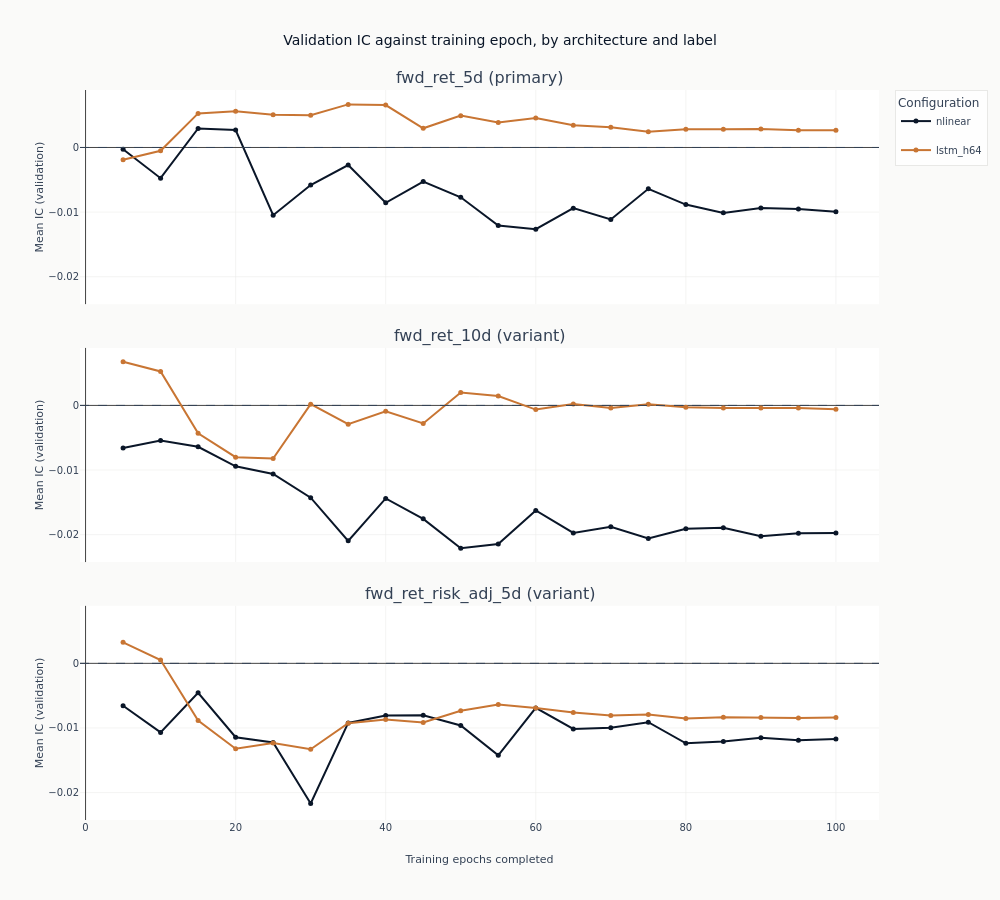

The notebook cell this image was saved under:
### Markdown cell above
### What more training does

Each line traces one configuration's out-of-sample IC as epochs are added to it, in its own
label's panel. This is the figure the checkpoint dimension exists to produce, and it separates two
things a single end-of-training number cannot.

A line that rises and then falls has an interior optimum: the network was still learning, then
began fitting the training window at the expense of the validation folds. A line that wanders
around zero without trend never had anything to learn in the first place, and its highest point is
wherever the noise happened to peak. Both produce a respectable-looking maximum, which is why the
maximum is not what a configuration is judged on.

The panels share one vertical scale. Stacking them is what makes the labels comparable, and
rescaling each to fill its own row would make three different spreads look alike.

### Code cell
curves = catalog.filter("full_coverage").sort("label", "config_name", "checkpoint_value")
charted = set(curves.get_column("config_name"))
# Menu order, which is the order section 1 showed and the order that puts the memoryless baseline
# first. Sorting on the formatted parameter string would order by architecture name instead.
config_order = [
    name
    for name in configs.get_column("config_name").unique(maintain_order=True)
    if name in charted
]
line_colors = [COLORS["blue"], COLORS["copper"], COLORS["amber"], COLORS["positive"]]
if len(config_order) > len(line_colors):
    raise ValueError(
        f"{len(config_order)} configurations against {len(line_colors)} distinct line colours; "
        "add colours rather than letting two configurations share one"
    )
color_of = dict(zip(config_order, line_colors, strict=False))

fig_curves = make_subplots(
    rows=len(panel_labels),
    cols=1,
    shared_xaxes=True,
    vertical_spacing=0.06,
    subplot_titles=[
        f"{label} ({'primary' if label == primary else 'variant'})" for label in panel_labels
    ],
)
for row, label in enumerate(panel_labels, start=1):
    panel = curves.filter(pl.col("label") == label)
    for config_name in config_order:
        series = panel.filter(pl.col("config_name") == config_name).sort("checkpoint_value")
        if not series.height:
            continue
        fig_curves.add_trace(
            go.Scatter(
                x=series.get_column("checkpoint_value").to_list(),
                y=series.get_column("ic_mean").to_list(),
                mode="lines+markers",
                name=config_name,
                legendgroup=config_name,
                showlegend=row == 1,
                line=dict(color=color_of[config_name], width=2),
                marker=dict(size=5, color=color_of[config_name]),
            ),
            row=row,
            col=1,
        )
    fig_curves.add_hline(
        y=0, line_width=1, line_dash="dash", line_color=COLORS["neutral"], row=row, col=1
    )
    fig_curves.update_yaxes(title_text="Mean IC (validation)", row=row, col=1)
    # `shared_yaxes` matches axes across columns, so with one column it does nothing. Matching
    # every row to the first is what puts the labels on one vertical scale.
    if row > 1:
        fig_curves.update_yaxes(matches="y", row=row, col=1)
fig_curves.update_xaxes(title_text="Training epochs completed", row=len(panel_labels), col=1)
fig_curves.update_layout(
    title="Validation IC against training epoch, by architecture and label",
    height=300 * len(panel_labels),
    width=1000,
    margin=dict(t=90),
    legend=dict(title_text="Configuration"),
)
# The span of each panel and how many of its lines cross zero are facts about the frame, so the
# description reads them rather than asserting a shape the next run may not have.
panel_facts = {
    row["label"]: row
    for row in curves.group_by("label")
    .agg(
        lowest=pl.col("ic_mean").min(),
        highest=pl.col("ic_mean").max(),
        total=pl.col("config_name").n_unique(),
        below=pl.col("config_name").filter(pl.col("ic_mean") < 0).n_unique(),
    )
    .to_dicts()
}
panel_text = ". ".join(
    "The {} panel spans {:+.3f} to {:+.3f}, with {} of its {} lines dipping below zero at some "
    "checkpoint".format(
        label,
        panel_facts[label]["lowest"],
        panel_facts[label]["highest"],
        panel_facts[label]["below"],
        panel_facts[label]["total"],
    )
    for label in panel_labels
)
show_plotly_with_alt(
    fig_curves,
    "Stacked line charts, one panel per label sharing a vertical scale, of mean validation "
    "information coefficient against training epochs completed, one line per architecture with a "
    f"dashed zero line in each panel. Counted from the frame: {panel_text}.",
)

### Figure 1 — Plotly figure (JSON) as saved in the notebook; plotly's stock layout.template omitted (floating-point values rounded to 4 significant figures)
{"data": [{"legendgroup": "nlinear", "line": {"color": "#0a1628", "width": 2}, "marker": {"color": "#0a1628", "size": 5}, "mode": "lines+markers", "name": "nlinear", "showlegend": true, "type": "scatter", "x": [5, 10, 15, 20, 25, 30, 35, 40, 45, 50, 55, 60, 65, 70, 75, 80, 85, 90, 95, 100], "xaxis": "x", "y": [-0.0002668, -0.004754, 0.002949, 0.002699, -0.01048, -0.005818, -0.002726, -0.008564, -0.005265, -0.007705, -0.01208, -0.01265, -0.009388, -0.01114, -0.006398, -0.008836, -0.01012, -0.009367, -0.009519, -0.009927], "yaxis": "y"}, {"legendgroup": "lstm_h64", "line": {"color": "#C87533", "width": 2}, "marker": {"color": "#C87533", "size": 5}, "mode": "lines+markers", "name": "lstm_h64", "showlegend": true, "type": "scatter", "x": [5, 10, 15, 20, 25, 30, 35, 40, 45, 50, 55, 60, 65, 70, 75, 80, 85, 90, 95, 100], "xaxis": "x", "y": [-0.00189, -0.000508, 0.005275, 0.005619, 0.005084, 0.004977, 0.00667, 0.006564, 0.002969, 0.004929, 0.003865, 0.004578, 0.003458, 0.003141, 0.002429, 0.002838, 0.00283, 0.002853, 0.002659, 0.002669], "yaxis": "y"}, {"legendgroup": "nlinear", "line": {"color": "#0a1628", "width": 2}, "marker": {"color": "#0a1628", "size": 5}, "mode": "lines+markers", "name": "nlinear", "showlegend": false, "type": "scatter", "x": [5, 10, 15, 20, 25, 30, 35, 40, 45, 50, 55, 60, 65, 70, 75, 80, 85, 90, 95, 100], "xaxis": "x2", "y": [-0.006575, -0.005425, -0.006403, -0.009417, -0.01061, -0.01428, -0.02096, -0.01439, -0.01755, -0.0221, -0.02145, -0.01625, -0.01973, -0.01878, -0.02059, -0.01909, -0.01894, -0.02024, -0.01979, -0.01973], "yaxis": "y2"}, {"legendgroup": "lstm_h64", "line": {"color": "#C87533", "width": 2}, "marker": {"color": "#C87533", "size": 5}, "mode": "lines+markers", "name": "lstm_h64", "showlegend": false, "type": "scatter", "x": [5, 10, 15, 20, 25, 30, 35, 40, 45, 50, 55, 60, 65, 70, 75, 80, 85, 90, 95, 100], "xaxis": "x2", "y": [0.006755, 0.005261, -0.004322, -0.008016, -0.008225, 0.0001957, -0.002902, -0.0008927, -0.002797, 0.002007, 0.001452, -0.0006432, 0.0002084, -0.0003889, 0.0001904, -0.0002709, -0.0003947, -0.0003979, -0.0004107, -0.0006044], "yaxis": "y2"}, {"legendgroup": "nlinear", "line": {"color": "#0a1628", "width": 2}, "marker": {"color": "#0a1628", "size": 5}, "mode": "lines+markers", "name": "nlinear", "showlegend": false, "type": "scatter", "x": [5, 10, 15, 20, 25, 30, 35, 40, 45, 50, 55, 60, 65, 70, 75, 80, 85, 90, 95, 100], "xaxis": "x3", "y": [-0.006553, -0.01068, -0.004555, -0.01143, -0.01224, -0.02169, -0.009222, -0.008073, -0.00802, -0.009614, -0.01424, -0.006896, -0.01014, -0.009956, -0.009114, -0.01238, -0.0121, -0.0115, -0.0119, -0.01171], "yaxis": "y3"}, {"legendgroup": "lstm_h64", "line": {"color": "#C87533", "width": 2}, "marker": {"color": "#C87533", "size": 5}, "mode": "lines+markers", "name": "lstm_h64", "showlegend": false, "type": "scatter", "x": [5, 10, 15, 20, 25, 30, 35, 40, 45, 50, 55, 60, 65, 70, 75, 80, 85, 90, 95, 100], "xaxis": "x3", "y": [0.003255, 0.0005082, -0.008838, -0.01323, -0.01232, -0.01329, -0.00926, -0.008683, -0.009151, -0.007324, -0.006352, -0.006918, -0.007606, -0.008068, -0.007908, -0.008533, -0.00834, -0.008395, -0.00844, -0.008381], "yaxis": "y3"}], "layout": {"annotations": [{"font": {"size": 16}, "showarrow": false, "text": "fwd_ret_5d (primary)", "x": 0.5, "xanchor": "center", "xref": "paper", "y": 1.0, "yanchor": "bottom", "yref": "paper"}, {"font": {"size": 16}, "showarrow": false, "text": "fwd_ret_10d (variant)", "x": 0.5, "xanchor": "center", "xref": "paper", "y": 0.6467, "yanchor": "bottom", "yref": "paper"}, {"font": {"size": 16}, "showarrow": false, "text": "fwd_ret_risk_adj_5d (variant)", "x": 0.5, "xanchor": "center", "xref": "paper", "y": 0.2933, "yanchor": "bottom", "yref": "paper"}], "height": 900, "legend": {"title": {"text": "Configuration"}}, "margin": {"t": 90}, "shapes": [{"line": {"color": "#334155", "dash": "dash", "width": 1}, "type": "line", "x0": 0, "x1": 1, "xref": "x domain", "y0": 0, "y1": 0, "yref": "y"}, {"line": {"color": "#334155", "dash": "dash", "width": 1}, "type": "line", "x0": 0, "x1": 1, "xref": "x2 domain", "y0": 0, "y1": 0, "yref": "y2"}, {"line": {"color": "#334155", "dash": "dash", "width": 1}, "type": "line", "x0": 0, "x1": 1, "xref": "x3 domain", "y0": 0, "y1": 0, "yref": "y3"}], "title": {"text": "Validation IC against training epoch, by architecture and label"}, "width": 1000, "xaxis": {"anchor": "y", "domain": [0.0, 1.0], "matches": "x3", "showticklabels": false}, "xaxis2": {"anchor": "y2", "domain": [0.0, 1.0], "matches": "x3", "showticklabels": false}, "xaxis3": {"anchor": "y3", "domain": [0.0, 1.0], "title": {"text": "Training epochs completed"}}, "yaxis": {"anchor": "x", "domain": [0.7067, 1.0], "title": {"text": "Mean IC (validation)"}}, "yaxis2": {"anchor": "x2", "domain": [0.3533, 0.6467], "matches": "y", "title": {"text": "Mean IC (validation)"}}, "yaxis3": {"anchor": "x3", "domain": [0.0, 0.2933], "matches": "y", "title": {"text": "Mean IC (validation)"}}}}
